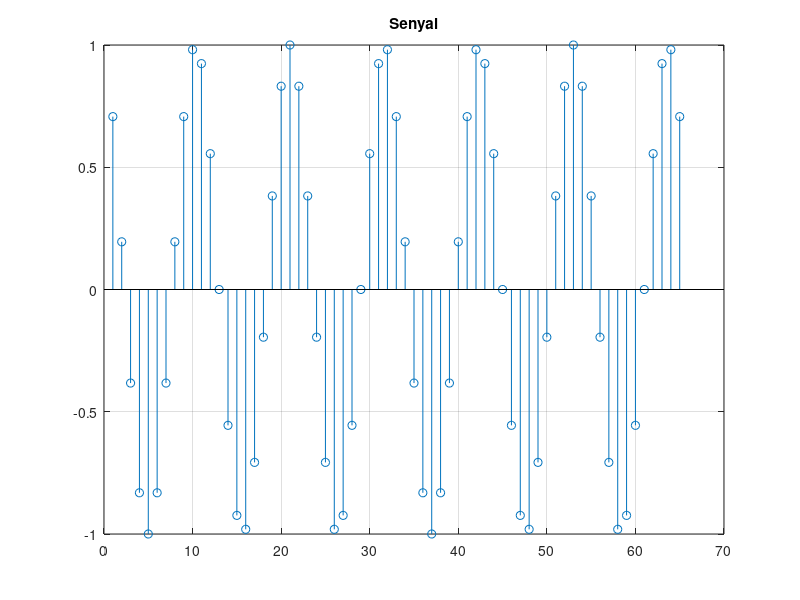

Recreate this plot in MATLAB. (Note: this script raises an error after producing the figure.)
%% Teoria de Senyal: Pràctica 2 de laboratori:
%% Damià Casas & Pau Manyer

%% Estudi Previ:
clear all;
clc
close all;
% 2.6)
k0=3; N=32;
Omega=2*pi*(k0/N);
phi = pi/4;
f=@(n)(cos(Omega*n + phi));
y=f([0:64]);
% Recordar que k va de 0 a N-1
v=fft(y,N);

figure(1)
stem( y)
grid on
title("Senyal")
print('./eps/primerDibSenyal','-depsc','-tiff')
count = 1;
XN = zeros(1, N);

funcio = @(k)(0.5*((1-(exp(1i*2*(pi/N)*(k0-k)) + exp(-1i*2*(pi/N)*(k0+k))).^(N-1))./( 1- (exp(1i*2*(pi/N)*(k0-k)) + exp(-1i*2*(pi/N)*(k0+k))))));

for k=0:N
    %a=(1-exp(1i*2*pi*(k0-k)))/(1-exp(1i*2*(pi/N)*(k0-k)));
    %b=(1-exp(-1i*2*pi*(k0+k)))/(1-exp(-1i*2*(pi/N)*(k0+k)));
    XN(count)=cosDFT(k, k0, N, phi);
    count = count + 1;
end
ks=0:N;

figure(2)
stem([0:N-1] ,abs(v))
grid on
title("Amb fft de matlab")
ylabel('Valor absolut')
xlabel('k')
print('./eps/ambNostre','-depsc','-tiff')
figure(3)
stem([0:N], abs(XN))
grid on
title("Amb formula trobada")
ylabel('Valor absolut')
xlabel('k')
print('./eps/ambNostre','-depsc','-tiff')


%%

% 2.1)

clear all
close all
clc

h=randn(1,1e3);
x=randn(1,1e7);

expo=[10:20];
N=2.^expo;
for k=1:length(N)
    tic; y1=conv(x,h); tlist1(k)=toc;
    tic; y2=process(x,h,N(k)); tlist2(k)=toc;
    error = abs(y1-y2);
    maxerrorlist(k)=max(abs(error));
end

figure(5)
plot(expo,tlist1)
grid on
hold on
plot([10:20],tlist2)
xlabel("\nu")
ylabel("s")
title("Comparació de la durada de computació")
legend("conv()", "process()", "Location", "best")
print('./eps/durada12','-depsc','-tiff')


figure(6)
semilogy(expo,maxerrorlist)
grid on
xlabel("\nu")
ylabel("Max(abs(y_1-y_2))")
title("Màxim error absolut")
print('./eps/error','-depsc','-tiff')


%%
close all

L = 1000;
funcio23 = @(nu)((4*(2.^nu).*(1+nu))./(2.^nu - L + 1));
plot(expo, funcio23(expo))
grid on;
title("Multiplicacions necesaries per process");
legend("conv()", "Location", "best")
print -deps aprox23


%%
% 2.2)

clear all
clc
close all
% Fem el senyal 32
load('./DIAL_data/N32.MAT')

% Dibuixeu el senyal
figure(7)
stem(x)
grid on
xlabel("x")
ylabel("y")
title("Senyal")
print('./eps/dibuixSenyal','-dpdf', '-bestfit')


% Quina és la duració del senyal:
fs=8e3; Ts=1/fs;
L=length(x);
N = L;
display(L,'la llargada de x és')
display(L,'La duració del senyal en número de mostres és')
display(Ts*L,'La duració del senyal en segons és')

% Escoltem el senyal:
player = audioplayer(x,fs);
play(player);


% DFT i dibuix del mòdul:

X=fft(x);
figure(8)
plot(abs(X))
grid on
print('./eps/dft','-depsc', '-tiff')

% Trobi els índexs (valors de k) per a cadascun dels 4 pics de la DFT.
Mod=abs(X);
[values,loc]=sort(Mod);
klist=[values(end-3) values(end-2) values(end-1) values(end)];
locationPics=[loc(end-3) loc(end-2) loc(end-1) loc(end)];

% Obtingui les freqüències digitals corresponents als dos pics detectats
Omega1=2*(pi/N)*locationPics(1);
Omega2=2*(pi/N)*locationPics(3);

discreteOmegas= 2*(pi/N).*locationPics;
% Quines són les freqüències analògiques (en Hz) corresponents a les freqüències
% digitals anteriors?
analogOmegas = discreteOmegas.*fs;
analogFreqs = analogOmegas./(2*pi);

w1=Omega1*fs;
w2=Omega2*fs;

f1=w1/(2*pi);
f2=w2/(2*pi);

% Quina és la tecla corresponent al senyal x utilitzant la Figura 1?

%Tallem la senyal:
onTallar1 = 3/4*L;
onTallar2 = 1/2*L;

senyal1 = x([1:onTallar1]);
senyal2 = x([1:onTallar2]);

dft1 = fft(senyal1, N);
dft2 = fft(senyal2, N);

figure()
plot(abs(dft1))
xlabel('k')
title('DFT de 3/4 del senyal')
grid on
print('./eps/dft1','-depsc', '-tiff')

figure()
plot(abs(dft2))
xlabel('k')
title('DFT de 1/2 del senyal')
grid on
print('./eps/dft2','-depsc', '-tiff')

zeroPad=fft(x, 2^16);
figure()
stem(abs(zeroPad), 'Marker', 'none')
grid on

%% Ultim apartat 2.3.3
close all;
N = 1024;
n = [1:N];
hamm = hamming(N);
hammingWindowing = hamm'.*x;

figure()
stem(hamm);
xlabel('n');
ylabel('w[n]')
title('Hamming windowing mida N');
print('./eps/hamming','-depsc', '-tiff')

figure();
stem(hammingWindowing);
xlabel('n');
ylabel('x[n]')
title('Hamming windowing mida N aplicat a la senyal.');
print('./eps/hammingSignal','-depsc', '-tiff')

frecuencyDomainBartlett = fft(hamm);
figure()
stem(20*abs(frecuencyDomainBartlett), 'Marker', 'none')
set(gca,'yscal','log')
%semilogy(n, abs(frecuencyDomainBartlett))
ylabel('dB');
xlabel('k');
title('Fft Hamming');
print('./eps/hammingFreq','-depsc', '-tiff')
% Per veure-ho millor:
frecuencyDomainBartlett = fft(hamm, 2^16);
figure()
%stem(20*abs(frecuencyDomainBartlett), 'Marker', 'none')
%set(gca,'yscal','log')
semilogy([1:1:2^16], 20*abs(frecuencyDomainBartlett))
ylabel('dB');
xlabel('k');
title('Fft Hamming');
print('./eps/hammingFreqP','-depsc', '-tiff')

barletFft = fft(hammingWindowing);
figure;
stem(abs(barletFft), 'Marker', 'none');
xlabel('k');
title('FFT de windowed signal amb Hamming de N');
print('./eps/hammingSignalFFt','-depsc', '-tiff');

% Ara amb bartlett
hamm = bartlett(N);
hammingWindowing = hamm'.*x;

figure()
stem(hamm);
xlabel('n');
ylabel('w[n]')
title('Bartlett windowing mida N');
print('./eps/bartlett','-depsc', '-tiff')

figure();
stem(hammingWindowing);
xlabel('n');
ylabel('x[n]')
title('Bartlett windowing mida N aplicat a la senyal.');
print('./eps/bartlettSignal','-depsc', '-tiff')

frecuencyDomainBartlett = fft(hamm);
figure()
stem(20*abs(frecuencyDomainBartlett), 'Marker', 'none')
set(gca,'yscal','log')
%semilogy(n, abs(frecuencyDomainBartlett))
ylabel('dB');
xlabel('k');
title('Fft Bartlett');
print('./eps/bartlettFreq','-depsc', '-tiff')
% Per veure-ho millor:
frecuencyDomainBartlett = fft(hamm, 2^16);
figure()
%stem(20*abs(frecuencyDomainBartlett), 'Marker', 'none')
%set(gca,'yscal','log')
semilogy([1:1:2^16], 20*abs(frecuencyDomainBartlett))
ylabel('dB');
xlabel('k');
title('Fft bartlett');
print('./eps/bartlettFreqP','-depsc', '-tiff')

barletFft = fft(hammingWindowing);
figure;
stem(abs(barletFft), 'Marker', 'none');
xlabel('k');
title('FFT de windowed signal amb Bartlett de N');
print('./eps/bartlettSignalFFt','-depsc', '-tiff');



%%

% Si X es una matriz, fft(X) trata las columnas de X como vectores y
% devuelve la transformada de Fourier de cada columna. Tornarà la FFT de
% tants punts com hi hagin a les columnes.

% If Y is a matrix, then ifft(Y) returns the inverse transform of each column of the matrix.

function yb=cc(xb,H) 
% Convolucio circular d'ordre N=Lh+Lx-1 (implicita en llargada de H). Helper de process.
% INPUT:
%   xb: bloc de mida M.
%   H: Fourier transform de respota impulsional h(n). Ha de ser allargat
%       amb 0s fins N
% OUTPUT:
%   yb: convolucio circular

N=length(H);
xb=[xb zeros(1,N-length(xb))]; % Fem el vector més llarg
X=fft(xb,N); % Fast Fourier trransform
Y=X.*H;
yb=ifft(Y,N); %La inversa de la fft tornara el producte circular. Si 
end

function y=process(x,h,N)
% Calcula la senyal de sortida de un sistema FIR trencant-la en blocs i
% fent la fast fourirer transform.
% INPUT:
%   x: senyal de entrada.
%   h: resposta impulsional
%   N: Ordre de la FFT.
% OUTPUT:
%   y: senyal de sortida
L=length(h);   % Calculem la longitud del vector h
Lx=length(x);
M=N-L+1;  % Calculem la maxima longitud de M. Si fos mes petit, 
% al fer la inversa dona la convolucio circular i no seria igual a la lineal
h=[h zeros(1,N-L)];
%H=fft(h,N);
H=fft(h,N);  % Calculem la DFT de N punts de h, tindra llargada L+M-1
P=ceil(Lx/M);  % Calculem P i ens assegurem que es enter arrodonint cap a dalt
% El ultim bloc sera mes petit que M
longY = L+Lx-1; % llargada que tindra la convolucio final
y=zeros(1,longY);
for r=1:P-1 % Per els P-1 primers blocs de llargada M
    xi=x((r-1)*M+1:r*M);
    yi=cc(xi,H); % cc calcula la convolucio (circular = lineal) entre el bloc xi i H
    A=(r-1)*M;
    temp = y(A+1:A+length(yi));    % Aquest troç concatena adequadament els
    temp = temp + yi;              % blocs yi
    y([A+1:A+length(yi)]) = temp;
end
% Ultim bloc:
xi=x([(P-1)*M+1:end]);  % per els valors sobrants de x tambe calculem la
yi=cc(xi,H);            % convolucio amb H i concatenem y
temp = y((P-1)*M+1:end);
temp = temp + yi(1:length(temp));
y((P-1)*M+1:end) = temp;

end


function y=cosDFT(k,k0, N, phi)
    if (k == k0) 
        y = (N/2)*exp(1i*phi);
    elseif (k == (N - k0))
        y = (N/2)*exp(-1i*phi);
    else
        y = 0;
    end
end


function v = berlettWindowing(n,N)
    v = (N-1)/2 - abs(n-(N-1)./2);
end

